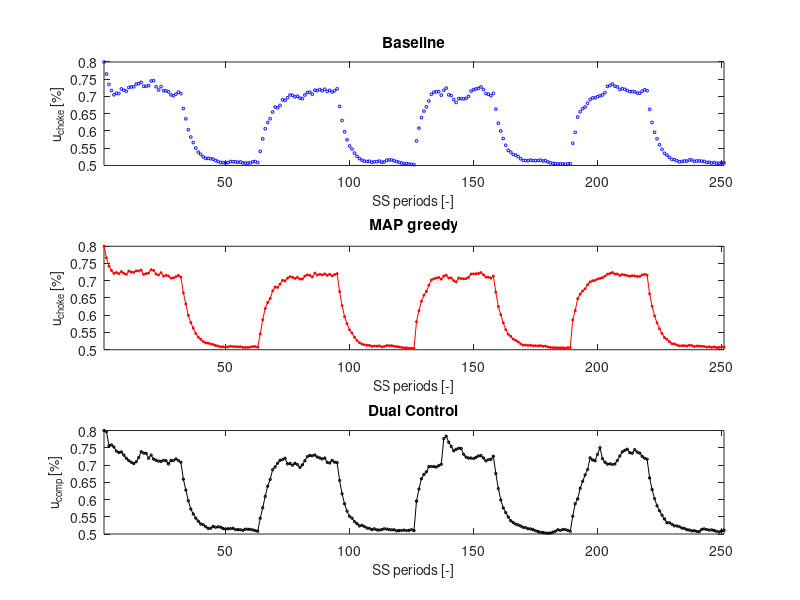
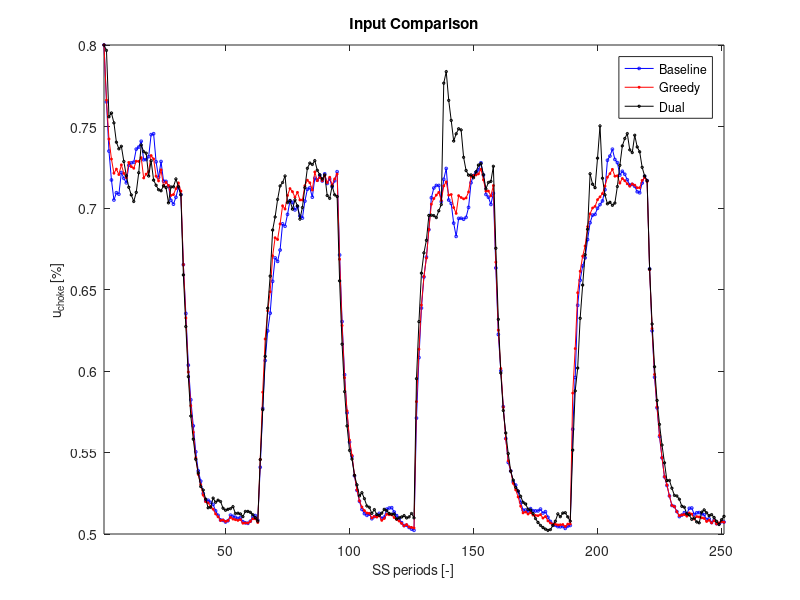
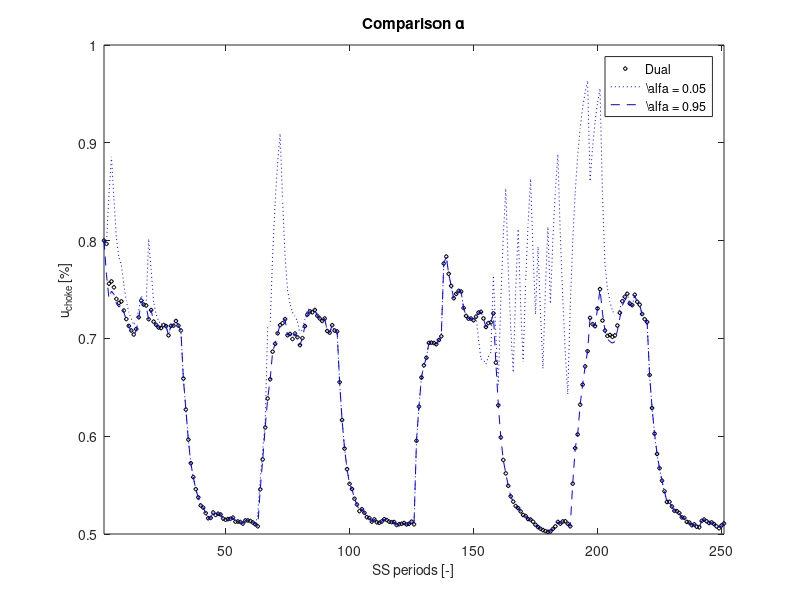
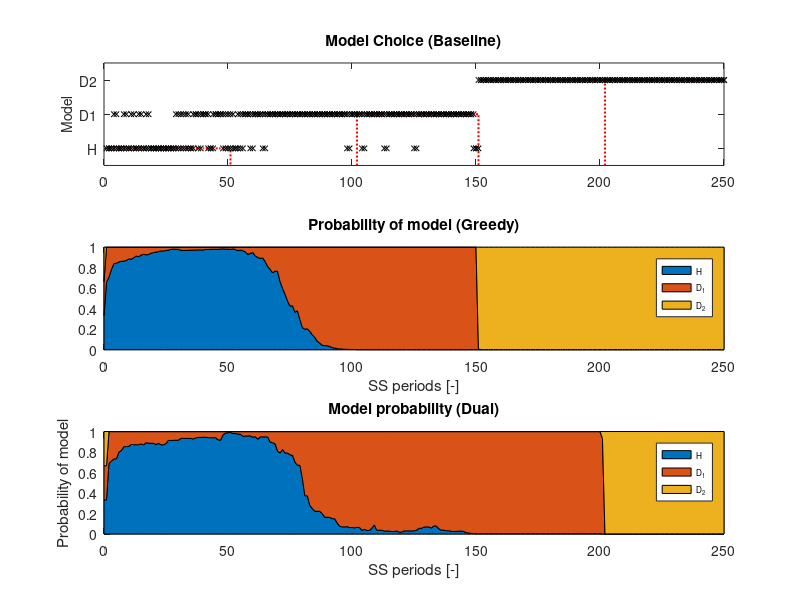

Write MATLAB code to recreate these figures, in order.
clear
close all 
clc

bl = load('baseline.mat');
g  = load('greedy.mat');
d  = load('dual.mat');
d005  = load('dual_005.mat');
d095  = load('dual_095.mat');

% to control figure printing
% false - do not print
% true - print
pPDF = true;
pTIFF = false;
pr = [pPDF, pTIFF];

%% Plotting
inputs = {'u_{choke}','u_{comp}'};
measurements = {'Choke outlet pressure','Reservoir outflow','Compressor inflow','Compressor temperature','Compressor outlet pressure','Compressor efficiency','Compressor head','Compressor Power','Pump inflow','Pump power'};
units = {'P_{choke} [Pa]','q_{res} [m3/s]','q_{comp} [m3/s]','T_{comp} [K]','P_{comp} [Pa]','\nu [-]','H [m]','P_{ow} [W]','q_{pump} [m3/s]','P_{op} [W]'};
scaling = [1e7,1e0,1e0,1e2,1e7,1e0,1e1,1e4,1e-1,1e3];

%% 1. Input Comparison (separate)
leg = {'Baseline','Greedy','Dual'};

f1 = figure(1);

    subplot(3,1,1,'FontSize',10)
        plot(1:bl.tEnd + 1,bl.uOptArray(1,:),'bo','MarkerSize',2);
        title('Baseline')
        ylabel('u_{choke} [%]','FontSize',10)
        xlabel('SS periods [-]','FontSize',10)
        xlim([1,bl.tEnd + 1])
        %ylim([0.7,1])
        
    subplot(3,1,2,'FontSize',10)
        plot(1:g.tEnd + 1,g.uOptArray(1,:),'-r*','MarkerSize',2);
        title('MAP greedy')
        ylabel('u_{choke} [%]','FontSize',10)
        xlabel('SS periods [-]','FontSize',10)
        xlim([1,g.tEnd + 1])
        %ylim([0.7,1])
        
    subplot(3,1,3,'FontSize',10)
        plot(1:d.tEnd + 1,d.uOptArray(1,:),'-kd','MarkerSize',2);
        title('Dual Control')
        ylabel('u_{comp} [%]','FontSize',10)
        xlabel('SS periods [-]','FontSize',10)
        xlim([1,d.tEnd + 1])
        %ylim([0.7,1])

if pr(1)
    print(f1,'Results_Inputs','-dpdf')
end
if pr(2)
    print(f1,'-r1200','-dtiff','Results_Inputs.tif');
end

%% 1.1 Input Comparison (together)
f2 = figure(2);

        plot(1:bl.tEnd + 1,bl.uOptArray(1,:),'-bo','MarkerSize',2);
        hold on
        plot(1:g.tEnd + 1,g.uOptArray(1,:),'-r*','MarkerSize',2);
        plot(1:d.tEnd + 1,d.uOptArray(1,:),'-kd','MarkerSize',2);
        
        title('Input Comparison')
        ylabel('u_{choke} [%]','FontSize',10)
        xlabel('SS periods [-]','FontSize',10)
        xlim([1,bl.tEnd + 1])
        legend(leg,'Location','best','FontSize',9)

if pr(1)
    print(f2,'Results_Inputs2','-dpdf')
end
if pr(2)
    print(f2,'-r1200','-dtiff','Results_Inputs2.tif');
end

%% 1.2 Input Comparison (Dual)
f3 = figure(3);
leg2 = {'Dual','\alfa = 0.05','\alfa = 0.95'};

        plot(1:d.tEnd + 1,d.uOptArray(1,:),'kd','MarkerSize',3);
        hold on
        plot(1:d005.tEnd + 1,d005.uOptArray(1,:),':b');
       	plot(1:d095.tEnd + 1,d095.uOptArray(1,:),'--b','MarkerSize',2);

        title('Comparison \alpha')
        ylabel('u_{choke} [%]','FontSize',10)
        xlabel('SS periods [-]','FontSize',10)
        xlim([1,d.tEnd + 1])
        legend(leg2,'Location','best','FontSize',9)

if pr(1)
    print(f3,'Results_Inputs3','-dpdf')
end
if pr(2)
    print(f3,'-r1200','-dtiff','Results_Inputs3.tif');
end

%% 2. Probability vs. Chosen Model
f4 = figure(4);
leg3 = {'H','D_1','D_2'};

%real plant array
rpArray = [];
for count = 1:bl.tEnd
    if count < bl.par.ph
        rpArray = [rpArray,1];
    elseif count < bl.par.pd1 && count > bl.par.ph_2_d1
        rpArray = [rpArray,2];
    elseif count > bl.par.pd1_2_d2 
        rpArray = [rpArray,3];
    else 
        rpArray = [rpArray,0];
    end
end

subplot(3,1,1)
    stairs(1:bl.tEnd,rpArray,'r:','LineWidth',1.5)
    hold on
    stairs(1:bl.tEnd,bl.modelArrayProb(2:end),'kx','MarkerSize',4)

    xlim([0, g.tEnd])
    ylim([0.5, 3.5])
    yticks([1,2,3])
    yticklabels({'H','D1','D2'})
    ylabel('Model','FontSize',10)
    title('Model Choice (Baseline)')

%plotting probability profile
subplot(3,1,2)
    area(0:g.tEnd,g.probModelArray')
    
    xlim([0, g.tEnd])
    ylim([0 1])  
    
    title('Probability of model (Greedy)')
    xlabel('SS periods [-]')
    legend(leg3,'FontSize',6,'Location','best')
    
    
%plotting probability profile
subplot(3,1,3)
    area(0:d.tEnd,d.probModelArray')
    
    xlim([0, d.tEnd])
    ylim([0 1])  
    
    title('Model probability (Dual)')
    xlabel('SS periods [-]')
    ylabel('Probability of model')
    legend(leg3,'FontSize',6,'Location','best')

if pr(1)
    print(f4,'Results_ModelChoice','-dpdf')
end
if pr(2)
    print(f4,'-r1200','-dtiff','Results_ModelChoice.tif');
end

%% 3. Profit Comparison (together)

f5 = figure(5);
    %computing the value
    OF_b = bl.yPlantArray(3,1:3:end)./(bl.yPlantArray(6,1:3:end));
    OF_g = g.yPlantArray(3,1:3:end)./(g.yPlantArray(6,1:3:end));
    OF_d = d.yPlantArray(3,1:3:end)./(d.yPlantArray(6,1:3:end));

    plot(1:bl.tEnd + 1,OF_b,'-bo','MarkerSize',2);
    hold on
    plot(1:g.tEnd + 1,OF_g,'-r*','MarkerSize',2);
    plot(1:d.tEnd + 1,OF_d,'-kd','MarkerSize',2);

    title('Comparison (Economic OF)')
    ylabel('J','FontSize',10)
    xlabel('SS periods [-]','FontSize',10)
    xlim([1,bl.tEnd + 1])
    legend(leg,'Location','best','FontSize',9)

if pr(1)
    print(f5,'Results_Profit','-dpdf')
end
if pr(2)
    print(f5,'-r1200','-dtiff','Results_Profit.tif');
end

%% 3. Profit Comparison (alone)

f6 = figure(6);

subplot(3,1,1), 
    plot(1:g.tEnd + 1,OF_g - OF_b,'-kx','MarkerSize',2)
    grid on
    title('OF dif. (Greedy - Baseline)')
    ylabel('J','FontSize',10)
    xlabel('SS periods [-]','FontSize',10)
    xlim([1,g.tEnd + 1])
    
subplot(3,1,2), 
    plot(1:d.tEnd + 1,OF_d - OF_b,'-kx','MarkerSize',2)
    grid on
    title('OF dif. (Dual - Baseline)')
    ylabel('J','FontSize',10)
    xlabel('SS periods [-]','FontSize',10)
    xlim([1,d.tEnd + 1])
    
subplot(3,1,3)
    plot(1:g.tEnd + 1,OF_g - OF_d,'-kx','MarkerSize',2)
    grid on
    title('OF dif.(Greedy - Dual)')
    ylabel('J','FontSize',10)
    xlabel('SS periods [-]','FontSize',10)
    xlim([1,g.tEnd + 1])
    
if pr(1)
    print(f6,'Results_Profit','-dpdf')
end
if pr(2)
    print(f6,'-r1200','-dtiff','Results_Profit.tif');
end